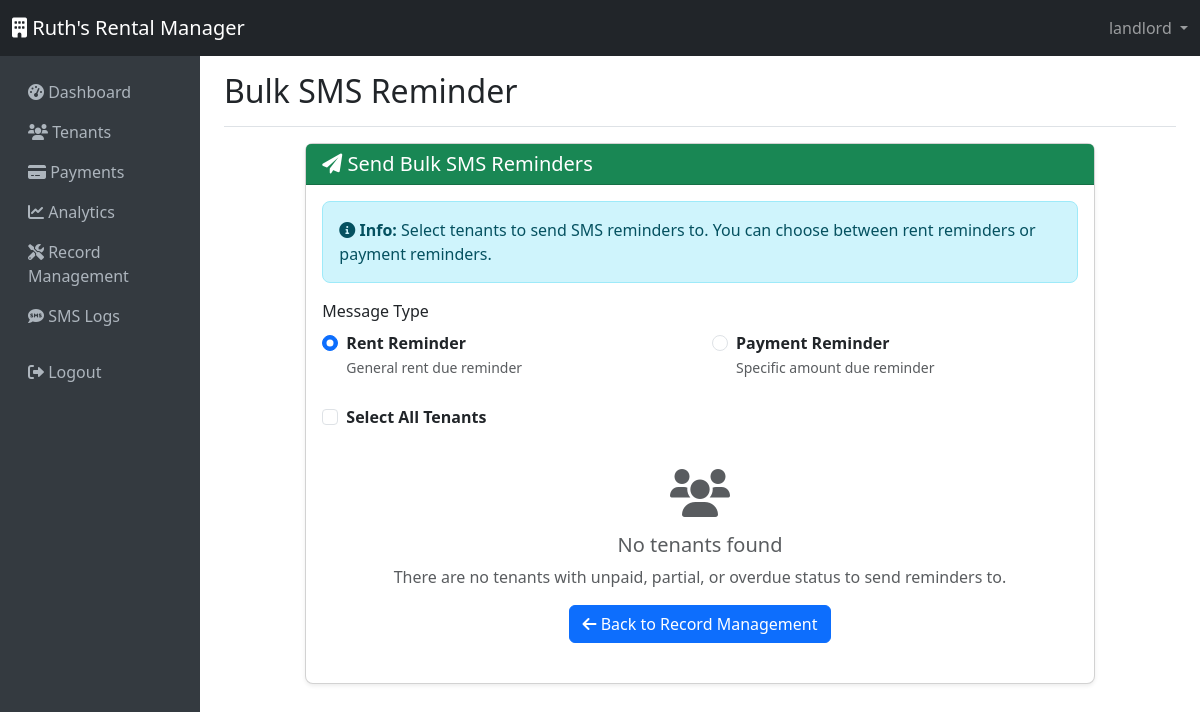
The page /sms/bulk-reminder/ (signed in) on the database as committed earlier.
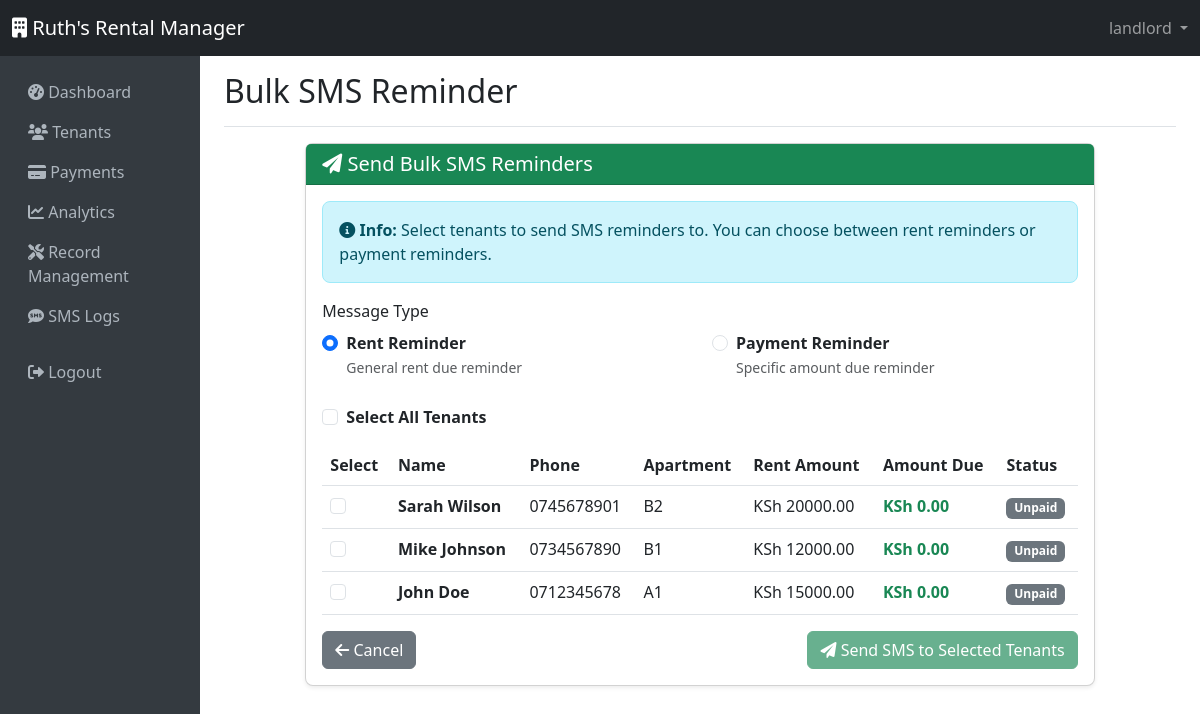
The same page on the database as committed later.
### rental_app/models.py (models this page shows, shortened)
class Tenant(models.Model):
    id = models.UUIDField(primary_key=True, default=uuid.uuid4, editable=False)
    name = models.CharField(max_length=200)
    phone = models.CharField(max_length=20)  # International format like +2547...
    apartment_number = models.CharField(max_length=50)
    rent_amount = models.DecimalField(max_digits=10, decimal_places=2)
    rent_status = models.CharField(max_length=10, choices=RENT_STATUS_CHOICES, default='Unpaid')
    due_date = models.IntegerField(default=1, help_text="Day of the month when rent is due (1-31)")
    amount_due = models.DecimalField(max_digits=10, decimal_places=2, default=0, help_text="Amount still owed by tenant")
    last_payment_date = models.DateTimeField(null=True, blank=True)
    created_at = models.DateTimeField(auto_now_add=True)
    updated_at = models.DateTimeField(auto_now=True)
    class Meta:
        ordering = ['-created_at']

### rental_app/views.py (the view, shortened to what this page needs)
# urls.py: path('sms/bulk-reminder/', views.bulk_sms_reminder, name='bulk_sms_reminder'),
@login_required
def bulk_sms_reminder(request):
    tenants = Tenant.objects.filter(rent_status__in=['Unpaid', 'Partial', 'Overdue'])
    return render(request, 'rental_app/bulk_sms_reminder.html', {'tenants': tenants})

### templates/rental_app/bulk_sms_reminder.html (shortened to what the changed rows need)
{% extends 'base.html' %}
{% block page_title %}Bulk SMS Reminder{% endblock %}
{% block content %}
    <div class="row justify-content-center">
        <div class="col-md-10">
            <div class="card">
                <div class="card-body">
                    <form method="post" id="bulkSmsForm">
                        {% if tenants %}
                            <div class="table-responsive">
                                <table class="table table-hover">
                                    <thead>
                                        <tr>
                                            <th>Select</th>
                                            <th>Name</th>
                                            <th>Phone</th>
                                            <th>Apartment</th>
                                            <th>Rent Amount</th>
                                            <th>Amount Due</th>
                                            <th>Status</th>
                                        </tr>
                                    </thead>
                                    <tbody>
                                        {% for tenant in tenants %}
                                            <tr>
                                                <td>
                                                    <div class="form-check">
                                                        <input class="form-check-input tenant-checkbox"
                                                               type="checkbox"
                                                               name="tenant_ids"
                                                               value="{{ tenant.id }}"
                                                               id="tenant_{{ tenant.id }}">
                                                    </div>
                                                </td>
                                                <td>
                                                    <strong>{{ tenant.name }}</strong>
                                                </td>
                                                <td>{{ tenant.phone }}</td>
                                                <td>{{ tenant.apartment_number }}</td>
                                                <td>KSh {{ tenant.rent_amount }}</td>
                                                <td>
                                                    <strong class="{% if tenant.amount_due > 0 %}text-danger{% else %}text-success{% endif %}">
                                                        KSh {{ tenant.amount_due }}
                                                    </strong>
                                                </td>
                                                <td>
                                                    {% if tenant.rent_status == 'Paid' %}
                                                        <span class="badge bg-success">Paid</span>
                                                    {% elif tenant.rent_status == 'Partial' %}
                                                        <span class="badge bg-warning">Partial</span>
                                                    {% elif tenant.rent_status == 'Overdue' %}
                                                        <span class="badge bg-danger">Overdue</span>
                                                    {% else %}
                                                        <span class="badge bg-secondary">Unpaid</span>
                                                    {% endif %}
                                                </td>
                                            </tr>
                                        {% endfor %}
                                    </tbody>
                                </table>
                            </div>
                            <div class="d-flex justify-content-between">
                                <a href="{% url 'record_management' %}" class="btn btn-secondary">
                                    <i class="fas fa-arrow-left"></i> Cancel
                                </a>
                                <button type="submit" class="btn btn-success" id="sendButton" disabled>
                                    <i class="fas fa-paper-plane"></i> Send SMS to Selected Tenants
                                </button>
                            </div>
                        {% else %}
                            <div class="text-center py-4">
                                <i class="fas fa-users fa-3x text-muted mb-3"></i>
                                <h5 class="text-muted">No tenants found</h5>
                                <p class="text-muted">There are no tenants with unpaid, partial, or overdue status to send reminders to.</p>
                                <a href="{% url 'record_management' %}" class="btn btn-primary">
                                    <i class="fas fa-arrow-left"></i> Back to Record Management
                                </a>
                            </div>
                        {% endif %}
                    </form>
                </div>
            </div>
        </div>
    </div>
{% endblock %}

Rows that differ between the two databases and show on the page:
added Tenant: name "Sarah Wilson", phone "0745678901", apartment_number "B2", rent_amount "20000.00", amount_due "0.00", rent_status "Unpaid"
added Tenant: name "Mike Johnson", phone "0734567890", apartment_number "B1", rent_amount "12000.00", amount_due "0.00", rent_status "Unpaid"
added Tenant: name "John Doe", phone "0712345678", apartment_number "A1", rent_amount "15000.00", amount_due "0.00", rent_status "Unpaid"
Other text that changed with them:
text no longer shown: "No tenants found There are no tenants with unpaid, partial, or overdue status to send reminders to. Back to Record Management"
text now shown: "Select Name Phone Apartment Rent Amount Amount Due Status Cancel Send SMS to Selected Tenants"
